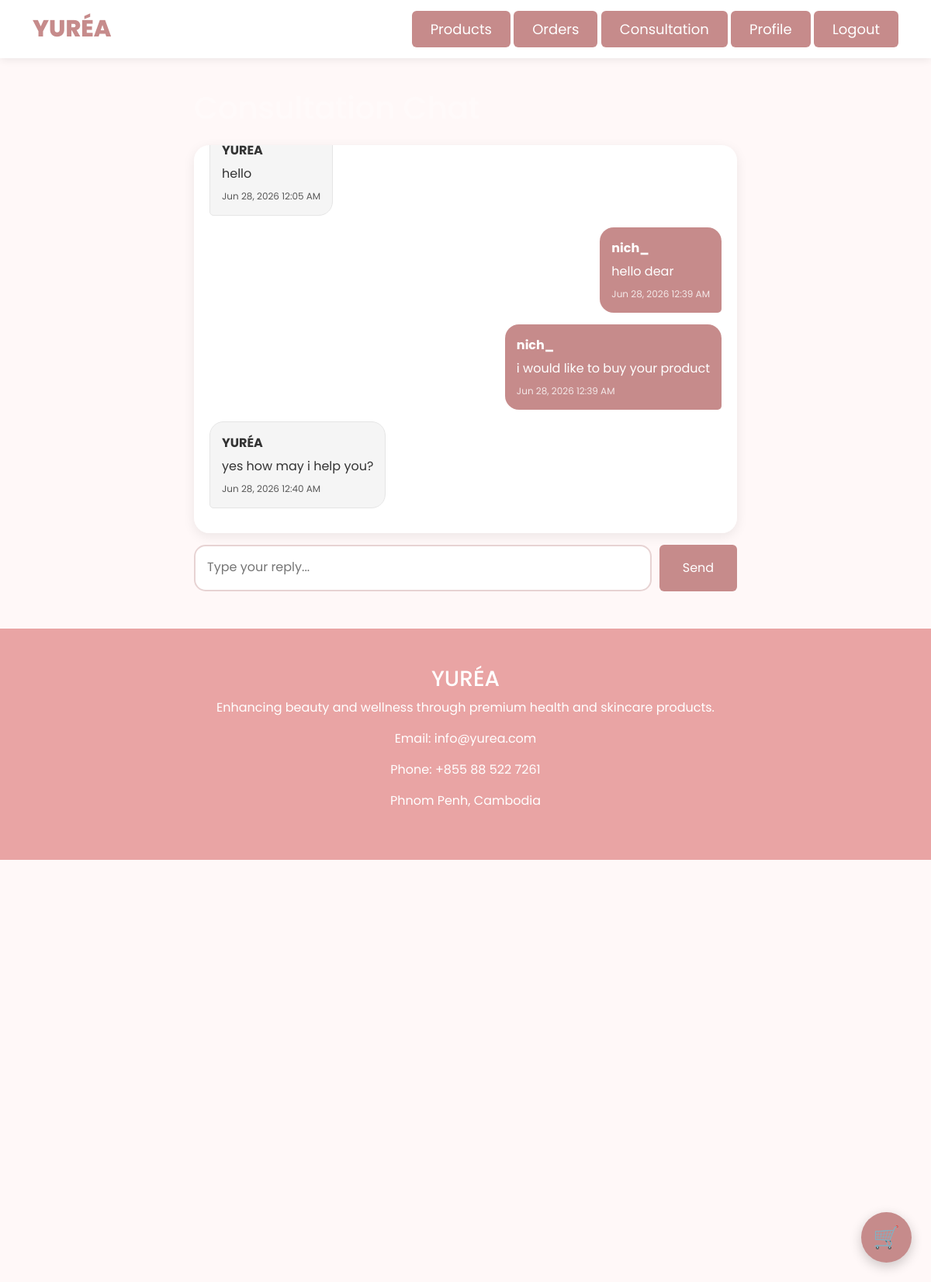
The page /consultation/chat/50/ (signed in) on the database its author committed.
### consultation/models.py (models this page shows)
class Message(models.Model):
    consultation = models.ForeignKey(
        Consultation,
        on_delete=models.CASCADE,
        related_name='messages'
    )
    sender = models.ForeignKey(
        User,
        on_delete=models.CASCADE
    )
    message = models.TextField()
    created_at = models.DateTimeField(
        auto_now_add=True
    )

### consultation/views.py (the view, shortened to what this page needs)
@login_required
def consultation_chat(request, consultation_id):
    consultation = get_object_or_404(
        Consultation,
        id=consultation_id
    )
    if (
        not request.user.is_staff
        and not request.user.groups.filter(name='Consultant').exists()
        and consultation.user != request.user
    ):
        return redirect('consultation_list')
    messages = consultation.messages.all().order_by(
        'created_at'
    )
    return render(
        request,
        'consultation/chat.html',
        {
            'consultation': consultation,
            'messages': messages
        }
    )

### accounts/context_processors.py (called while the page is built)
def user_roles(request):
    is_consultant = False
    if request.user.is_authenticated:
        is_consultant = request.user.groups.filter(
            name='Consultant'
        ).exists()
    return {
        'is_consultant': is_consultant
    }

### templates/consultation/chat.html (shortened to what this page needs)
{% extends 'base.html' %}
{% block content %}
<div class="container">
    <div class="chat-wrapper">
    <h1 class="mb-4">Consultation Chat</h1>
    <div class="chat-box">
        {% for message in messages %}
            {% if message.sender.username == request.user.username %}
                <div class="message user-message">
                    <div class="message-content user-bubble">
                        <strong>{{ message.sender.username }}</strong>
                        <p>{{ message.message }}</p>
                        <small>{{ message.created_at|date:"M d, Y g:i A" }}</small>
                    </div>
                </div>
            {% else %}
                <div class="message admin-message">
                    <div class="message-content admin-bubble">
                        <strong>{{ message.sender.username }}</strong>
                        <p>{{ message.message }}</p>
                        <small>{{ message.created_at|date:"M d, Y g:i A" }}</small>
                    </div>
                </div>
            {% endif %}
        {% endfor %}
    </div>
    <form method="POST" class="chat-form">
        <textarea
            name="message"
            placeholder="Type your reply..."
            required></textarea>
        <button type="submit" class="btn btn-main">
            Send
        </button>
    </form>
    </div>
</div>
{% endblock %}

### static/css/style.css (style rules this page uses)
body { background:#fdd4d4; font-family:'Poppins',sans-serif; color:hsl(0, 100%, 99%); }
.btn-main { background:#C68B8B; color:white; border:none; }
.chat-wrapper { max-width:700px; margin:40px auto; }
.chat-box { background:white; border-radius:20px; padding:20px; height:500px; overflow-y:auto; box-shadow:0 4px 15px rgba(0,0,0,.08); }
.message { display:flex; margin-bottom:15px; }
.user-message { justify-content:flex-end; }
.admin-message { justify-content:flex-start; }
.message-content { max-width:75%; padding:15px; }
.user-bubble { background:#C68B8B; color:white; border-radius:18px 18px 5px 18px; }
.admin-bubble { background:#F5F5F5; color:#333; border-radius:18px 18px 18px 5px; border:1px solid #E5E5E5; }
.message-content strong { display:block; margin-bottom:6px; }
.message-content p { margin:0; }
.message-content small { display:block; margin-top:8px; font-size:12px; opacity:.8; }
.chat-form { display:flex; gap:10px; margin-top:15px; }
.chat-form textarea { flex:1; height:60px; padding:15px; border:2px solid #E7D3D3; border-radius:15px; resize:none; }
.chat-form button { width:100px; }

### templates/base.html (style rules this page uses)
body { background: #FFF8F8 !important; color:hsl(0, 100%, 99%); }

### rows shown on the page
Message: sender.username "YURÉA", message "hello", created_at "Jun 28, 2026 12:05 AM"
Message: sender.username "nich_", message "hello dear", created_at "Jun 28, 2026 12:39 AM"
Message: sender.username "nich_", message "i would like to buy your product", created_at "Jun 28, 2026 12:39 AM"
Message: sender.username "YURÉA", message "yes how may i help you?", created_at "Jun 28, 2026 12:40 AM"
